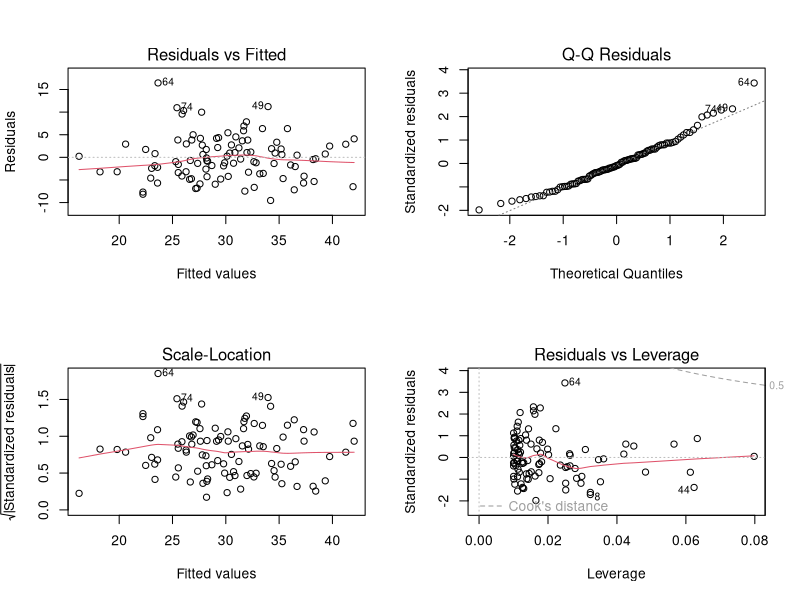

Write R code to recreate this figure.
# ---------- 1. 生成模拟数据 ----------
set.seed(123)  # 固定随机种子，确保结果可重复

# 创建数据框：自变量X和因变量Y
n <- 100  # 样本量
X <- rnorm(n, mean = 10, sd = 2)  # 生成正态分布的X
Y <- 3*X + rnorm(n, mean = 0, sd = 5)  # Y = 3X + 噪声

# 将数据合并为数据框
my_data <- data.frame(X = X, Y = Y)

# 查看前6行数据
head(my_data)

# ---------- 2. 建立线性回归模型 ----------
model <- lm(Y ~ X, data = my_data)

# ---------- 3. 查看模型结果 ----------
summary(model)  # 输出系数、p值、R²等

# ---------- 4. 模型诊断图 ----------
par(mfrow = c(2, 2))  # 将画布分为2x2区域
plot(model)           # 绘制残差图、QQ图等
par(mfrow = c(1, 1))  # 恢复单图模式

# ---------- 5. 预测新数据 ----------
new_X <- data.frame(X = c(8, 12, 15))  # 新自变量值
predicted_Y <- predict(model, newdata = new_X)

# 输出预测值
print(predicted_Y)

model$coefficients

